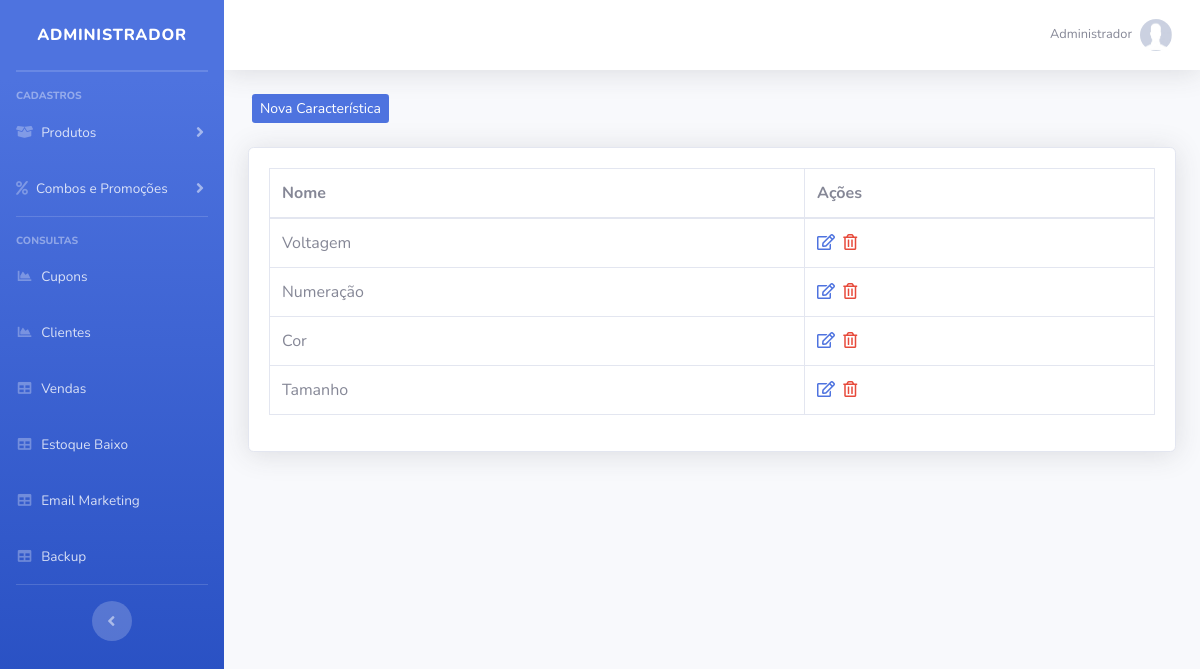
Screenshot of /sistema/painel-admin/index.php?pag=carac (signed in) with the database file from the repository.
### tables this page shows
CREATE TABLE `usuarios` (
  `id` int(11) NOT NULL AUTO_INCREMENT,
  `nome` varchar(50) NOT NULL,
  `cpf` varchar(20) NOT NULL,
  `email` varchar(50) NOT NULL,
  `senha` varchar(35) NOT NULL,
  `senha_crip` varchar(150) NOT NULL,
  `nivel` varchar(20) NOT NULL,
  PRIMARY KEY (`id`)
);

CREATE TABLE `carac` (
  `id` int(11) NOT NULL AUTO_INCREMENT,
  `nome` varchar(50) NOT NULL,
  PRIMARY KEY (`id`)
);

### config.php (called while the page is built, shortened)
<?php
$nivel_estoque = 5;
 ?>

### sistema/painel-admin/index.php (the view, shortened to what this page needs)
<?php
require_once("../../conexao.php");
$query = $pdo->query("SELECT * FROM produtos where estoque <= '$nivel_estoque' order by estoque asc ");
$res = $query->fetchAll(PDO::FETCH_ASSOC);
if(@count($res) > 0){
    $classe_estoque = 'text-warning';
}else{
    $classe_estoque = '';
}
$pag = @$_GET["pag"];
$menu1 = "produtos";
$menu2 = "categorias";
$menu3 = "sub-categorias";
$menu4 = "combos";
$menu5 = "promocoes";
$menu6 = "clientes";
$menu7 = "vendas";
$menu8 = "backup";
$menu9 = "tipo-envios";
$menu10 = "carac";
$menu11 = "alertas";
$menu12 = "cupons";
$menu13 = "estoque";
$res = $pdo->query("SELECT * FROM usuarios where id = '$_SESSION[id_usuario]'");
$dados = $res->fetchAll(PDO::FETCH_ASSOC);
$nome_usu = @$dados[0]['nome'];
?>
<!DOCTYPE html>
<html lang="en">
<head>
    <link href="../vendor/fontawesome-free/css/all.min.css" rel="stylesheet" type="text/css">
    <link href="../css/sb-admin-2.min.css" rel="stylesheet">
    <link href="../css/style.css" rel="stylesheet">
    <link href="../vendor/datatables/dataTables.bootstrap4.min.css" rel="stylesheet">
</head>
<body id="page-top">
    <div id="wrapper">
        <ul class="navbar-nav bg-gradient-primary sidebar sidebar-dark accordion" id="accordionSidebar">
            <a class="sidebar-brand d-flex align-items-center justify-content-center" href="index.php">
                <div class="sidebar-brand-text mx-3">Administrador</div>
            </a>
            <hr class="sidebar-divider my-0">
            <hr class="sidebar-divider">
            <div class="sidebar-heading">
                Cadastros
            </div>
            <li class="nav-item">
                <a class="nav-link collapsed" href="#" data-toggle="collapse" data-target="#collapseTwo" aria-expanded="true" aria-controls="collapseTwo">
                    <i class="fas fa-box-open"></i>
                    <span>Produtos</span>
                </a>
            </li>
            <li class="nav-item">
                <a class="nav-link collapsed" href="#" data-toggle="collapse" data-target="#collapseUtilities" aria-expanded="true" aria-controls="collapseUtilities">
                    <i class="fas fa-percent"></i>
                    <span>Combos e Promoções</span>
                </a>
            </li>
            <hr class="sidebar-divider">
            <div class="sidebar-heading">
                Consultas
            </div>
             <li class="nav-item">
                <a class="nav-link" href="index.php?pag=<?php echo $menu12 ?>">
                    <i class="fas fa-fw fa-chart-area"></i>
                    <span>Cupons</span></a>
                </li>
            <li class="nav-item">
                <a class="nav-link" href="index.php?pag=<?php echo $menu6 ?>">
                    <i class="fas fa-fw fa-chart-area"></i>
                    <span>Clientes</span></a>
                </li>
                <li class="nav-item">
                    <a class="nav-link" href="index.php?pag=<?php echo $menu7 ?>">
                        <i class="fas fa-fw fa-table"></i>
                        <span>Vendas</span></a>
                    </li>
                     <li class="nav-item">
                    <a class="nav-link" href="index.php?pag=<?php echo $menu13 ?>">
                        <i class="fas fa-fw fa-table <?php echo $classe_estoque ?>"></i>
                        <span class="<?php echo $classe_estoque ?>">Estoque Baixo</span></a>
                    </li>
                     <li class="nav-item">
                        <a class="nav-link" href="" data-toggle="modal" data-target="#ModalEmail">
                            <i class="fas fa-fw fa-table"></i>
                            <span>Email Marketing</span></a>
                        </li>
                    <li class="nav-item">
                        <a class="nav-link" href="backup.php">
                            <i class="fas fa-fw fa-table"></i>
                            <span>Backup</span></a>
                        </li>
                        <hr class="sidebar-divider d-none d-md-block">
                        <div class="text-center d-none d-md-inline">
                            <button class="rounded-circle border-0" id="sidebarToggle"></button>
                        </div>
                    </ul>
                    <div id="content-wrapper" class="d-flex flex-column">
                        <div id="content">
                            <nav class="navbar navbar-expand navbar-light bg-white topbar mb-4 static-top shadow">
                                <ul class="navbar-nav ml-auto">
                                    <li class="nav-item dropdown no-arrow">
                                        <a class="nav-link dropdown-toggle" href="#" id="userDropdown" role="button" data-toggle="dropdown" aria-haspopup="true" aria-expanded="false">
                                            <span class="mr-2 d-none d-lg-inline text-gray-600 small"><?php echo @$nome_usu ?></span>
                                            <img class="img-profile rounded-circle" src="../../img/sem-foto.jpg">
                                        </a>
                                    </li>
                                </ul>
                            </nav>
                            <div class="container-fluid">
                                <?php if ($pag == null) {
                                    include_once("home.php");
                                } else if ($pag==$menu1) {
                                    include_once($menu1.".php");
                                } else if ($pag==$menu2) {
                                    include_once($menu2.".php");
                                } else if ($pag==$menu3) {
                                    include_once($menu3.".php");
                                } else if ($pag==$menu4) {
                                    include_once($menu4.".php");
                                } else if ($pag==$menu5) {
                                    include_once($menu5.".php");
                                } else if ($pag==$menu6) {
                                    include_once($menu6.".php");
                                } else if ($pag==$menu7) {
                                    include_once($menu7.".php");
                                } else if ($pag==$menu8) {
                                    include_once($menu8.".php");
                                } else if ($pag==$menu9) {
                                    include_once($menu9.".php");
                                } else if ($pag==$menu10) {
                                    include_once($menu10.".php");
                                 } else if ($pag==$menu11) {
                                    include_once($menu11.".php");
                                } else if ($pag==$menu12) {
                                    include_once($menu12.".php");
                                } else if ($pag==$menu13) {
                                    include_once($menu13.".php");
                                } else {
                                    include_once("home.php");
                                }
                                ?>
                            </div>
                        </div>
                    </div>
                </div>
            </body>
            </html>

### sistema/painel-admin/carac.php (shortened to what this page needs)
<?php
$pag = "carac";
require_once("../../conexao.php");
?>
<div class="row mt-4 mb-4">
    <a type="button" class="btn-primary btn-sm ml-3 d-none d-md-block" href="index.php?pag=<?php echo $pag ?>&funcao=novo">Nova Característica</a>
</div>
<div class="card shadow mb-4">
    <div class="card-body">
        <div class="table-responsive">
            <table class="table table-bordered" id="dataTable" width="100%" cellspacing="0">
                <thead>
                    <tr>
                        <th>Nome</th>
                        <th>Ações</th>
                    </tr>
                </thead>
                <tbody>
                   <?php
                   $query = $pdo->query("SELECT * FROM carac order by id desc ");
                   $res = $query->fetchAll(PDO::FETCH_ASSOC);
                   for ($i=0; $i < count($res); $i++) {
                      $nome = $res[$i]['nome'];
                      $id = $res[$i]['id'];
                      ?>
                    <tr>
                        <td><?php echo $nome ?></td>
                        <td>
                             <a href="index.php?pag=<?php echo $pag ?>&funcao=editar&id=<?php echo $id ?>" class='text-primary mr-1' title='Editar Dados'><i class='far fa-edit'></i></a>
                            <a href="index.php?pag=<?php echo $pag ?>&funcao=excluir&id=<?php echo $id ?>" class='text-danger mr-1' title='Excluir Registro'><i class='far fa-trash-alt'></i></a>
                        </td>
                    </tr>
<?php } ?>
                </tbody>
            </table>
        </div>
    </div>
</div>

### rows the page displays
usuarios: nome "Administrador"
carac: nome "Voltagem"
carac: nome "Numeração"
carac: nome "Cor"
carac: nome "Tamanho"
